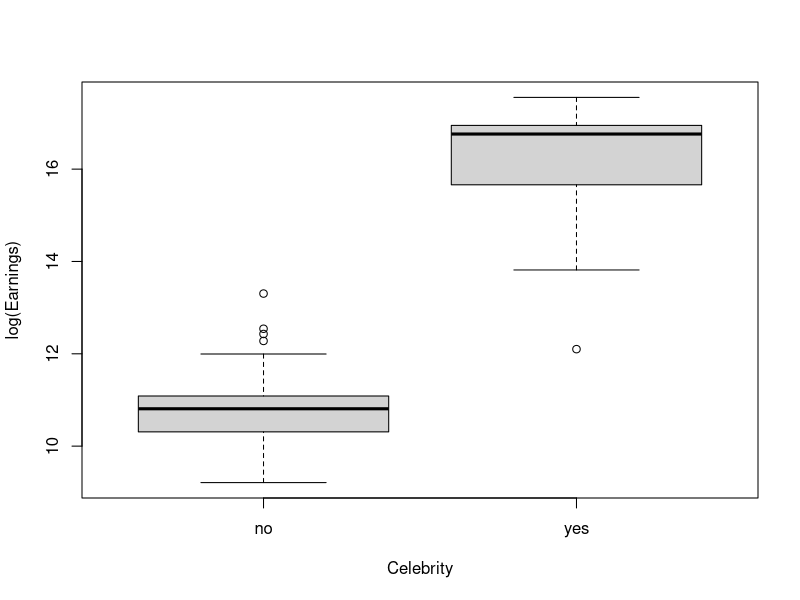
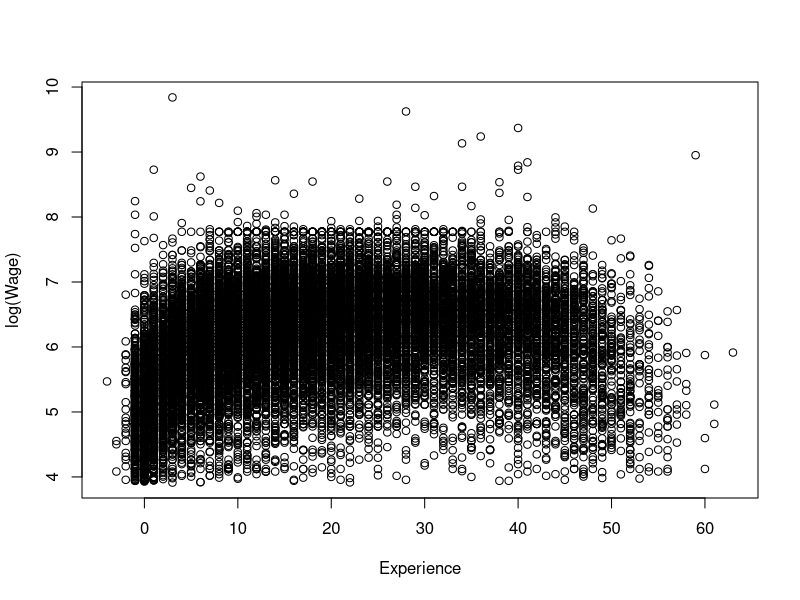
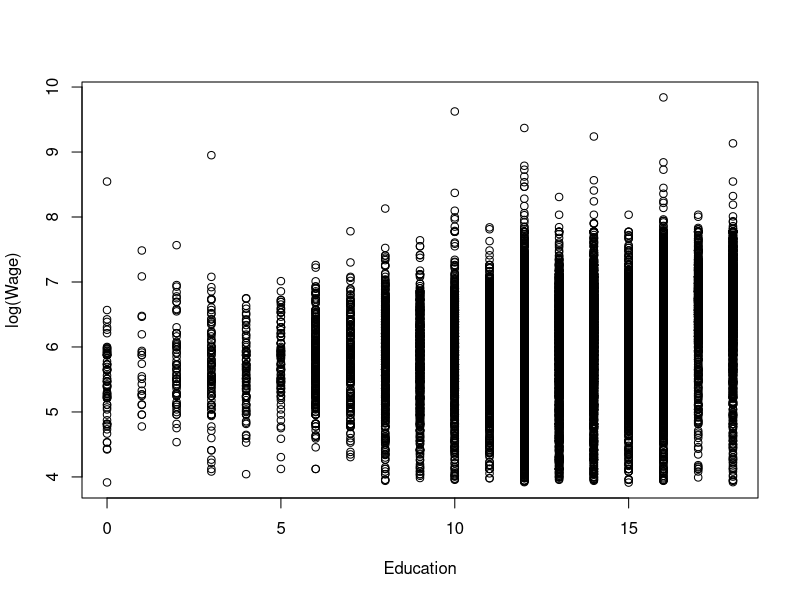
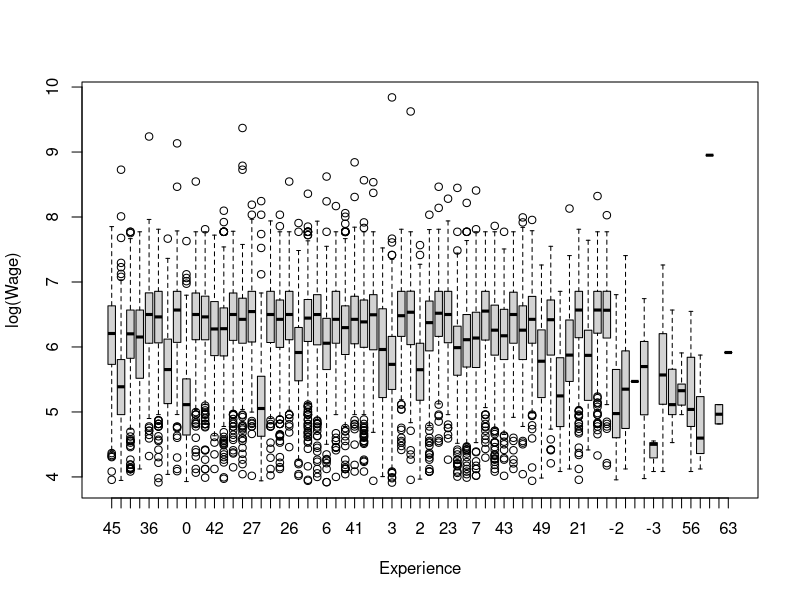
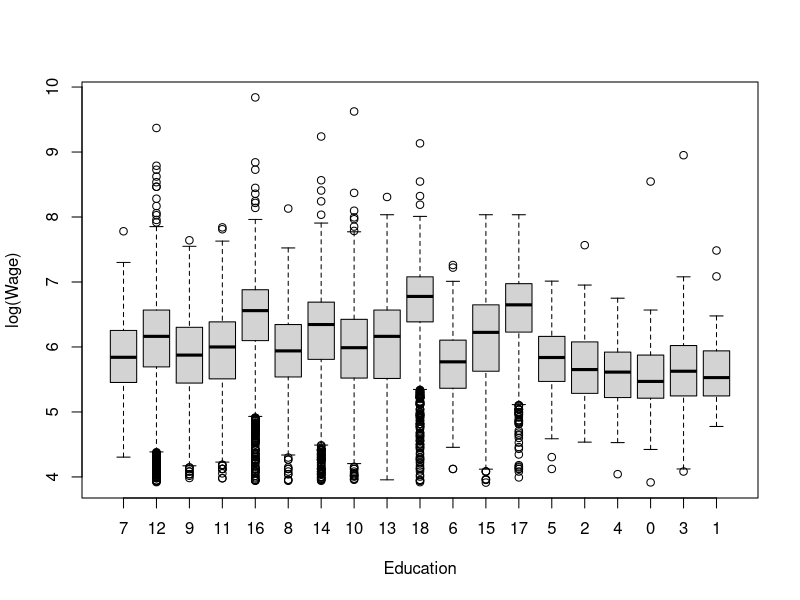
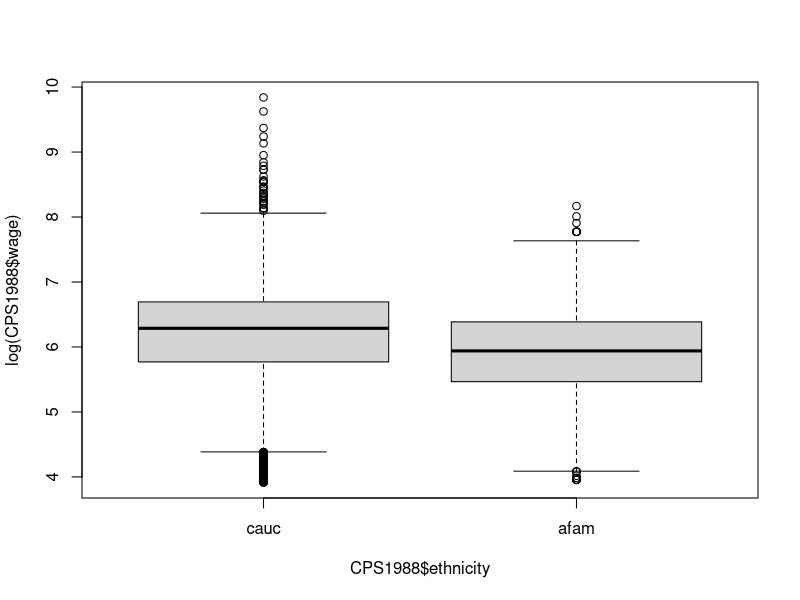
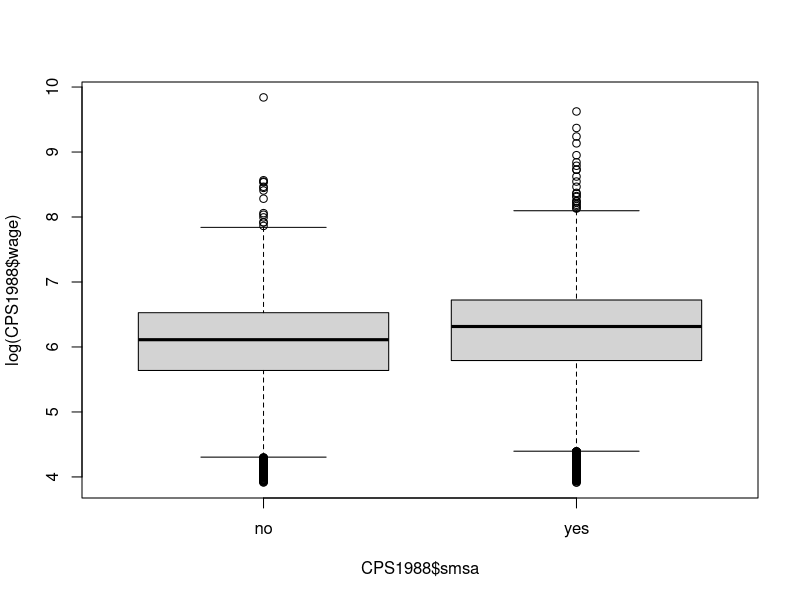
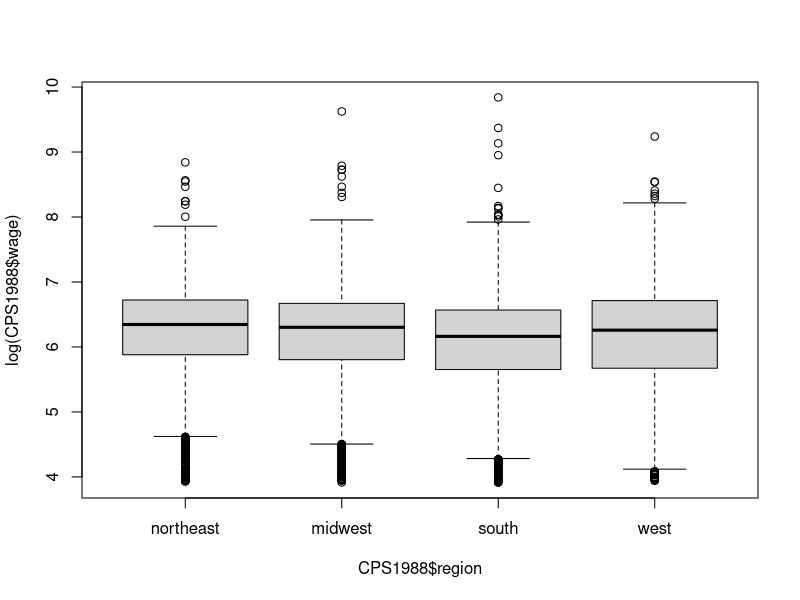

Reproduce these figures in R, in order.
library(AER)
library(dplyr)
library(KernSmooth)
# Chapter 2
## 1
A=diag(1,10)
A[1,1]<-1
A[10,10]<-1
for (i in 2:9) {
  A[i,i]<-2
}
for (i in 1:9) {
  A[i,i+1]<--1
}
for (i in 2:10) {
  A[i,i-1]<--1
}
A

amatrix<-function(n) {
  A=diag(1,n)
  for (i in 2:(n-1)) {
    A[i,i]<-2
  }
  for (i in 1:(n-1)) {
    A[i,i+1]<--1
  }
  for (i in 2:n) {
    A[i,i-1]<--1
  }
  return(A)
}
all(amatrix(10)==A)
## 2
data("Parade2005")
Parade<-tbl_df(Parade2005)
Parade %>% filter(state=="CA") %>% summarise(CaliMean=mean(earnings))
Parade %>% filter(state=="ID") %>% summarise (IdahoTotal=n())
Parade %>% filter(celebrity=="yes") %>% summarise(CelebMean=mean(earnings),CelebMedian=median(earnings))
plot(log(Parade$earnings)~Parade$celebrity,xlab="Celebrity",ylab="log(Earnings)")

## 3
bkde(Parade$earnings)

## 4
# a
data("CPS1988")
plot(log(CPS1988$wage)~CPS1988$experience,xlab="Experience",ylab="log(Wage)")
plot(log(CPS1988$wage)~CPS1988$education,xlab="Education",ylab="log(Wage)")
# b
CPS1988$education<-factor(CPS1988$education,levels = unique(CPS1988$education))
CPS1988$experience<-factor(CPS1988$experience,levels = unique(CPS1988$experience))
plot(log(CPS1988$wage)~CPS1988$experience,xlab="Experience",ylab="log(Wage)")
plot(log(CPS1988$wage)~CPS1988$education,xlab="Education",ylab="log(Wage)")
# c
plot(log(CPS1988$wage)~CPS1988$ethnicity)
plot(log(CPS1988$wage)~CPS1988$smsa)
plot(log(CPS1988$wage)~CPS1988$region)
plot(log(CPS1988$wage)~CPS1988$parttime)

data("Journals")
lm1<-lm(Journals$price~Journals$citations)
plot(lm1)
logLik(lm1)
AIC(lm1)
deviance(lm1)
vcov(lm1)
